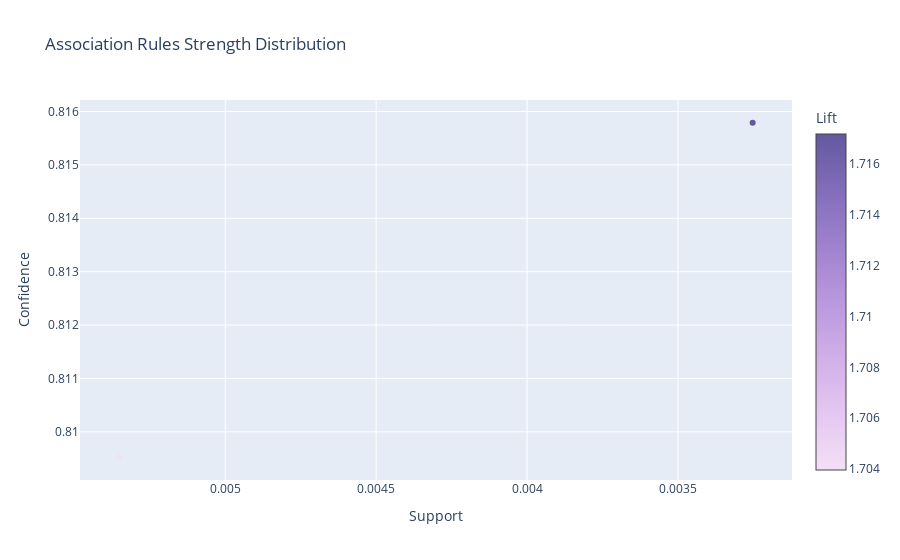
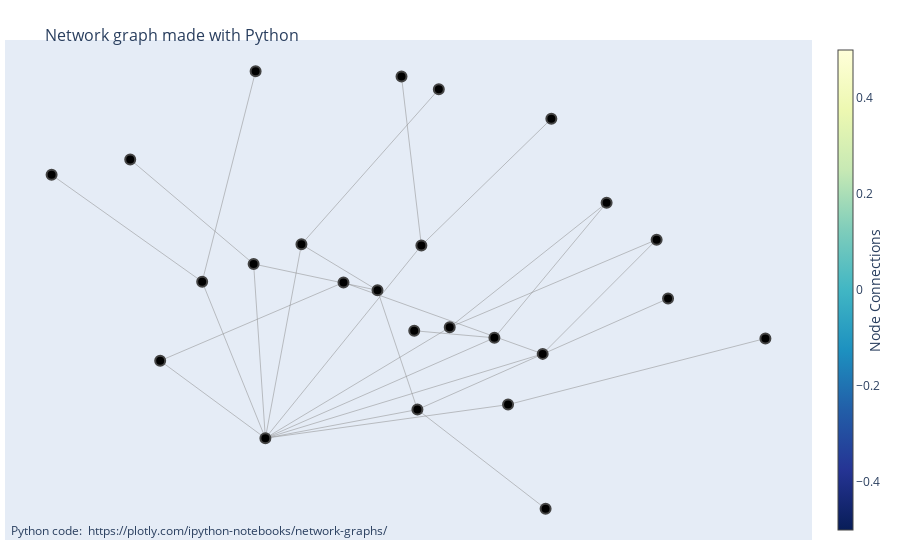

Write notebook code for charts like these, in order.
### Code cell
freqItemSet, rules = apriori(transactions, minSup=min_sup, minConf=0.8)

n_trans = len(transactions)

print("\nАссоциативные правила (достоверность ≥ 80%):")
rules_pyarmviz = []   # список Rule для PyARMViz

for i, (antecedent, consequent, confidence) in enumerate(rules):
    ant = frozenset(antecedent)
    cons = frozenset(consequent)
    union = ant | cons

    # считаем поддержку прямо по транзакциям
    count_ab = sum(1 for t in transactions if union.issubset(t))
    count_a = sum(1 for t in transactions if ant.issubset(t))
    count_b = sum(1 for t in transactions if cons.issubset(t))

    support_ab = count_ab / n_trans
    support_a = count_a / n_trans
    support_b = count_b / n_trans

    lift = support_ab / (support_a * support_b) if support_a * support_b else 0.0

    print(f"{i}: {set(antecedent)} -> {set(consequent)} "
          f"Support = {support_ab:.3f} Confidence = {confidence:.3f} Lift = {lift:.3f}")

    # создаём Rule для PyARMViz (нужны абсолютные counts)
    rules_pyarmviz.append(
        PyARMViz.Rule.Rule(
            lhs=tuple(antecedent),
            rhs=tuple(consequent),
            count_full=count_ab,
            count_lhs=count_a,
            count_rhs=count_b,
            num_transactions=n_trans
        )
    )
PyARMViz.metadata_scatter_plot(rules_pyarmviz)         # scatter support/confidence/lift
PyARMViz.adjacency_graph_plotly(rules_pyarmviz)        # интерактивный граф связей
# PyARMViz.adjacency_parallel_coordinate_plot(rules_pyarmviz)  # параллельные координаты
# PyARMViz.adjacency_parallel_category_plot(rules_pyarmviz)    # параллельные категории

### Figure 1 — Plotly figure (JSON) as saved in the notebook; plotly's stock layout.template omitted (floating-point values rounded to 4 significant figures)
{"data": [{"marker": {"color": [1.704, 1.717], "colorbar": {"title": {"text": "Lift"}}, "colorscale": [[0.0, "rgb(243, 224, 247)"], [0.1667, "rgb(228, 199, 241)"], [0.3333, "rgb(209, 175, 232)"], [0.5, "rgb(185, 152, 221)"], [0.6667, "rgb(159, 130, 206)"], [0.8333, "rgb(130, 109, 186)"], [1.0, "rgb(99, 88, 159)"]]}, "mode": "markers", "text": ["('Keeping It Local',) => ('Coffee',), Lift: 1.7039689550731953", "('Extra Salami or Feta',) => ('Coffee',), Lift: 1.7171575692765482"], "x": [0.005351, 0.003253], "y": [0.8095, 0.8158], "type": "scatter"}], "layout": {"xaxis": {"title": {"text": "Support"}, "autorange": "reversed"}, "title": {"text": "Association Rules Strength Distribution"}, "yaxis": {"title": {"text": "Confidence"}}}}

### Figure 2 — Plotly figure (JSON) as saved in the notebook; plotly's stock layout.template omitted (floating-point values rounded to 4 significant figures)
{"data": [{"hoverinfo": "none", "line": {"color": "#888", "width": 0.5}, "mode": "lines", "x": [0.2774, -0.4017, null, 0.9976, 0.2774, null, -0.6961, -0.4017, null, -0.1831, -0.6961, null, -0.1831, 0.3743, null, 0.1142, -0.4017, null, 0.5532, 0.1142, null, 0.5532, 0.2393, null, 0.6932, 0.1142, null, 0.6932, 0.3743, null, 0.03483, -0.4017, null, 0.3986, 0.03483, null, -0.02074, 0.03483, null, -0.3008, -0.4017, null, -0.08792, -0.3008, null, -0.08792, 0.02379, null, -0.08792, -0.4346, null, 0.08366, -0.3008, null, 0.2393, -0.4017, null, 0.01487, 0.2393, null, -0.5786, -0.4017, null, -1.0, -0.5786, null, -0.4291, -0.5786, null, 0.3743, -0.4017, null, 0.02379, -0.4017, null, 0.3825, 0.02379, null, 0.7252, 0.02379, null, -0.4346, -0.4017, null, -0.78, -0.4346, null], "y": [-0.543, -0.6827, null, -0.2681, -0.543, null, -0.3607, -0.6827, null, -0.03512, -0.3607, null, -0.03512, -0.3321, null, -0.2218, -0.6827, null, 0.2959, -0.2218, null, 0.2959, -0.2653, null, 0.1428, -0.2218, null, 0.1428, -0.3321, null, 0.1184, -0.6827, null, 0.6449, 0.1184, null, 0.8208, 0.1184, null, 0.1232, -0.6827, null, -0.06783, 0.1232, null, -0.06783, -0.5636, null, -0.06783, 0.0415, null, 0.7679, 0.1232, null, -0.2653, -0.6827, null, -0.2359, -0.2653, null, -0.03227, -0.6827, null, 0.4123, -0.03227, null, 0.8427, -0.03227, null, -0.3321, -0.6827, null, -0.5636, -0.6827, null, -0.9759, -0.5636, null, -0.1021, -0.5636, null, 0.0415, -0.6827, null, 0.4761, 0.0415, null], "type": "scatter"}, {"hoverinfo": "text", "marker": {"color": [], "colorbar": {"thickness": 15, "title": {"side": "right", "text": "Node Connections"}, "xanchor": "left"}, "colorscale": [[0.0, "rgb(255,255,217)"], [0.125, "rgb(237,248,177)"], [0.25, "rgb(199,233,180)"], [0.375, "rgb(127,205,187)"], [0.5, "rgb(65,182,196)"], [0.625, "rgb(29,145,192)"], [0.75, "rgb(34,94,168)"], [0.875, "rgb(37,52,148)"], [1.0, "rgb(8,29,88)"]], "line": {"width": 2}, "reversescale": true, "showscale": true, "size": 10}, "mode": "markers", "text": ["0", "Keeping It Local", "Coffee", "1", "Extra Salami or Feta", "2", "Sandwich", "Salad", "3", "Vegan mincepie", "Cake", "4", "NONE", "Scone", "5", "Hearty & Seasonal", "6", "Toast", "Pastry", "7", "8", "Medialuna", "Hot chocolate", "9", "Tartine"], "x": [0.2774, 0.9976, -0.4017, -0.6961, -0.1831, 0.1142, 0.5532, 0.6932, 0.03483, 0.3986, -0.02074, -0.3008, -0.08792, 0.08366, 0.2393, 0.01487, -0.5786, -1.0, -0.4291, 0.3743, 0.02379, 0.3825, 0.7252, -0.4346, -0.78], "y": [-0.543, -0.2681, -0.6827, -0.3607, -0.03512, -0.2218, 0.2959, 0.1428, 0.1184, 0.6449, 0.8208, 0.1232, -0.06783, 0.7679, -0.2653, -0.2359, -0.03227, 0.4123, 0.8427, -0.3321, -0.5636, -0.9759, -0.1021, 0.0415, 0.4761], "type": "scatter"}], "layout": {"annotations": [{"showarrow": false, "text": "Python code: <a href='https://plotly.com/ipython-notebooks/network-graphs/'> https://plotly.com/ipython-notebooks/network-graphs/</a>", "x": 0.005, "xref": "paper", "y": -0.002, "yref": "paper"}], "hovermode": "closest", "margin": {"b": 20, "l": 5, "r": 5, "t": 40}, "showlegend": false, "title": {"font": {"size": 16}, "text": "<br>Network graph made with Python"}, "xaxis": {"showgrid": false, "showticklabels": false, "zeroline": false}, "yaxis": {"showgrid": false, "showticklabels": false, "zeroline": false}}}
